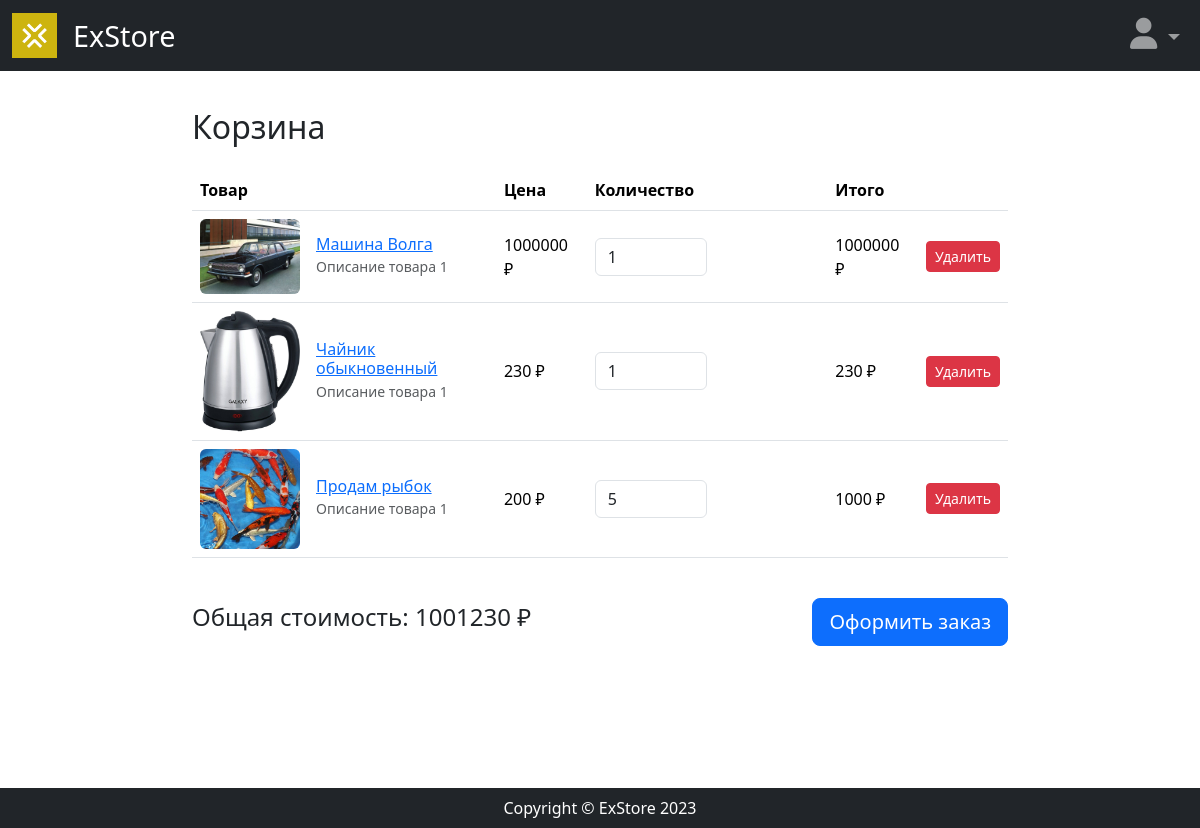
/user/cart/ (signed in), run on an earlier commit of the app's database.
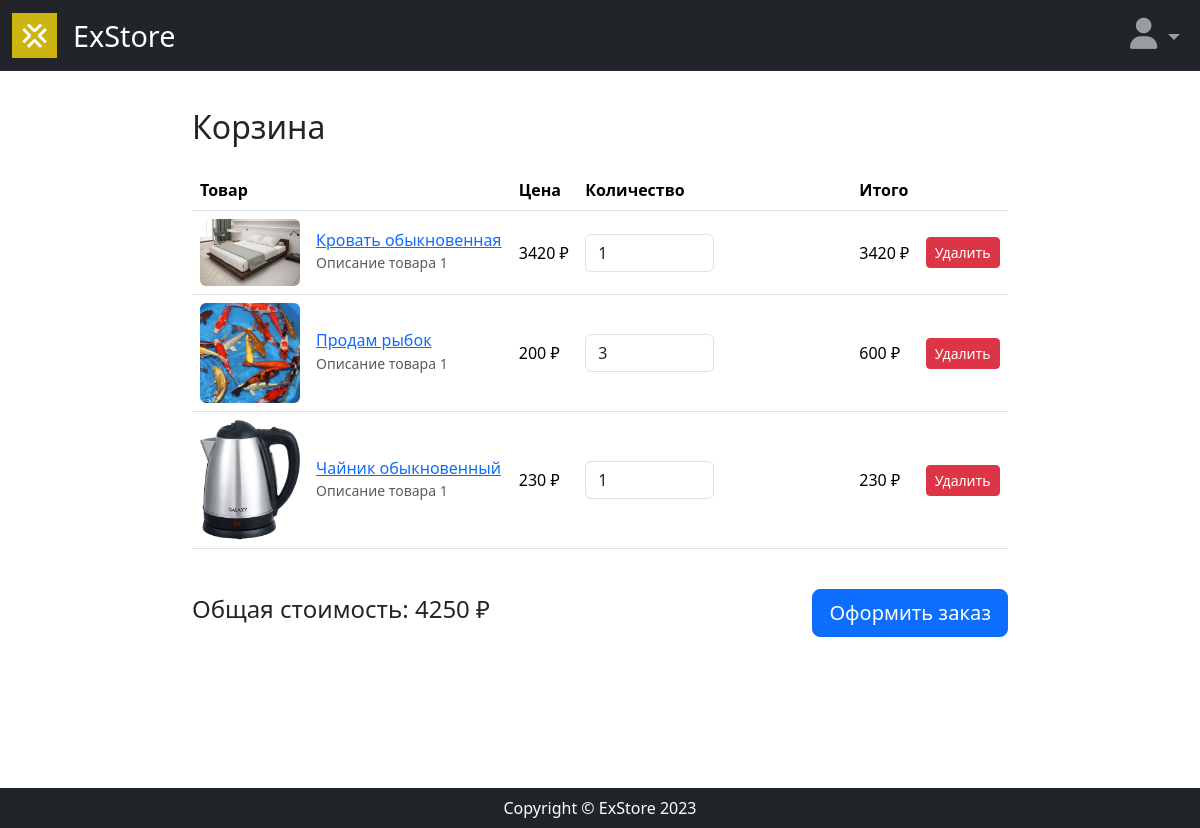
And on a later commit of the database.
### users/models.py (models this page shows, shortened)
class Cart_item(models.Model):
    user = models.ForeignKey(User, on_delete=models.CASCADE, related_name='users')
    product = models.ForeignKey(Product, on_delete=models.CASCADE, related_name='products')
    time_create = models.DateTimeField(auto_now_add=True)
    time_update = models.DateTimeField(auto_now=True)
    count = models.PositiveIntegerField(default=1)
    class Meta:
        unique_together = ('user', 'product')
        verbose_name = 'Корзина'
        verbose_name_plural = 'Корзины'
        ordering = ["-time_update"]

### goods/models.py (models this page shows, shortened)
class Product(models.Model):
    name = models.CharField(max_length=100, unique=True)
    slug = models.SlugField(max_length=100, unique=True, blank=True, null=True)
    description = models.TextField(blank=True, null=True)
    price = models.PositiveIntegerField(default=0)
    time_create = models.DateTimeField(auto_now_add=True)
    time_update = models.DateTimeField(auto_now=True)
    category = models.ForeignKey(
        to=Category,
        on_delete=models.SET(Category.get_default_category),
        related_name='products'
    )

class ProductImage(models.Model):
    image = models.ImageField(upload_to="goods_images")
    product = models.ForeignKey(to=Product, on_delete=models.CASCADE, related_name='images')

### users/views.py (the view)
# urls.py: path('cart/', views.cart, name="cart"),
def cart(request):
    if request.method == "GET":
        curr_user = request.user
        user_cart = Cart_item.objects.filter(user=curr_user)
        total_sum = sum([cart_item.product.price * cart_item.count for cart_item in user_cart])
        context = {
            'user_cart': user_cart,
            'total_sum': total_sum
        }
        return render(request, 'users/cart.html', context=context)

### users/templatetags/cart_extras.py (called while the page is built)
@register.filter
def mul(value, arg):
    return value * arg

### users/templates/users/cart.html (shortened to what this page needs)
{% extends "main/base.html" %}
{% load cart_extras %}
{% block content %}
<div class="container mt-5">
    <h2 class="mb-4">Корзина</h2>
        <div class="table-responsive">
            <table class="table align-middle">
                <thead>
                    <tr>
                        <th scope="col">Товар</th>
                        <th scope="col">Цена</th>
                        <th scope="col">Количество</th>
                        <th scope="col">Итого</th>
                        <th scope="col"></th>
                    </tr>
                </thead>
                <tbody>
                    {% for cart_item in user_cart %}
                    <tr id="item_{{ cart_item.id }}">
                        <td>
                            <div class="d-flex align-items-center">
                                <a href="{% url "product:index" cart_item.product.slug %}">
                                <img src="{{ cart_item.product.images.first.image.url }}" class="rounded me-3" alt="Товар 1" width="100">
                                </a>
                                <div>
                                    <a href="{% url "product:index" cart_item.product.slug %}">
                                    <h5 class="mb-0">{{ cart_item.product.name }}</h5>
                                    </a>
                                    <small class="text-muted">Описание товара 1</small>
                                </div>
                            </div>
                        </td>
                        <td>{{ cart_item.product.price }} ₽</td>
                        <td>
                            <input type="number" class="form-control w-50" value="{{ cart_item.count }}" min="1" data-cart-item-id="{{ cart_item.id }}" onchange="UpdateCartItem(this, 'count')">
                        </td>
                        <td id="total_price_{{cart_item.id}}">{{ cart_item.product.price|mul:cart_item.count }} ₽</td>
                        <td>
                                <button type="submit" class="btn btn-danger btn-sm" data-cart-item-id="{{ cart_item.id }}" onclick="UpdateCartItem(this, 'delete')">Удалить</button>
                        </td>
                    </tr>
                    {% endfor %}
                </tbody>
            </table>
        </div>
        <div class="d-flex justify-content-between align-items-center mt-4">
            <h4 id="total_sum">Общая стоимость: {{ total_sum }} ₽</h4>
            <button class="btn btn-primary btn-lg">Оформить заказ</button>
        </div>
    </div>
</div>
{% endblock content %}

What changed in the data, as far as the page shows it:
removed Cart_item: product.images.first.image (picture), product.name "Машина Волга", product.price "1000000", count "1", product.price|mul "1000000"
added Cart_item: product.images.first.image (picture), product.name "Кровать обыкновенная", product.price "3420", count "1", product.price|mul "3420"
changed Cart_item "Продам рыбок": count "5" → "3"; product.price|mul "1000" → "600"; moves up the list
Also different on the page:
{{ total_sum }}: "1001230" → "4250"
